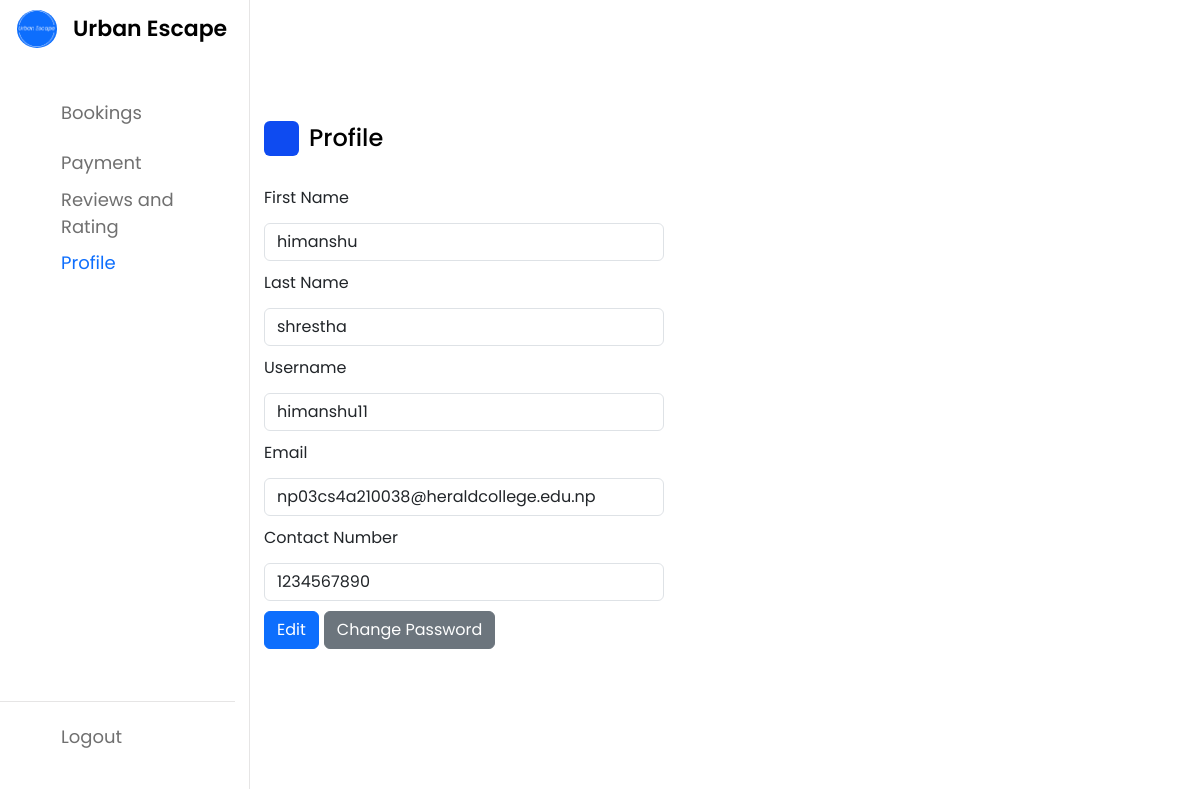
The app's page /profile/ (signed in), older data.
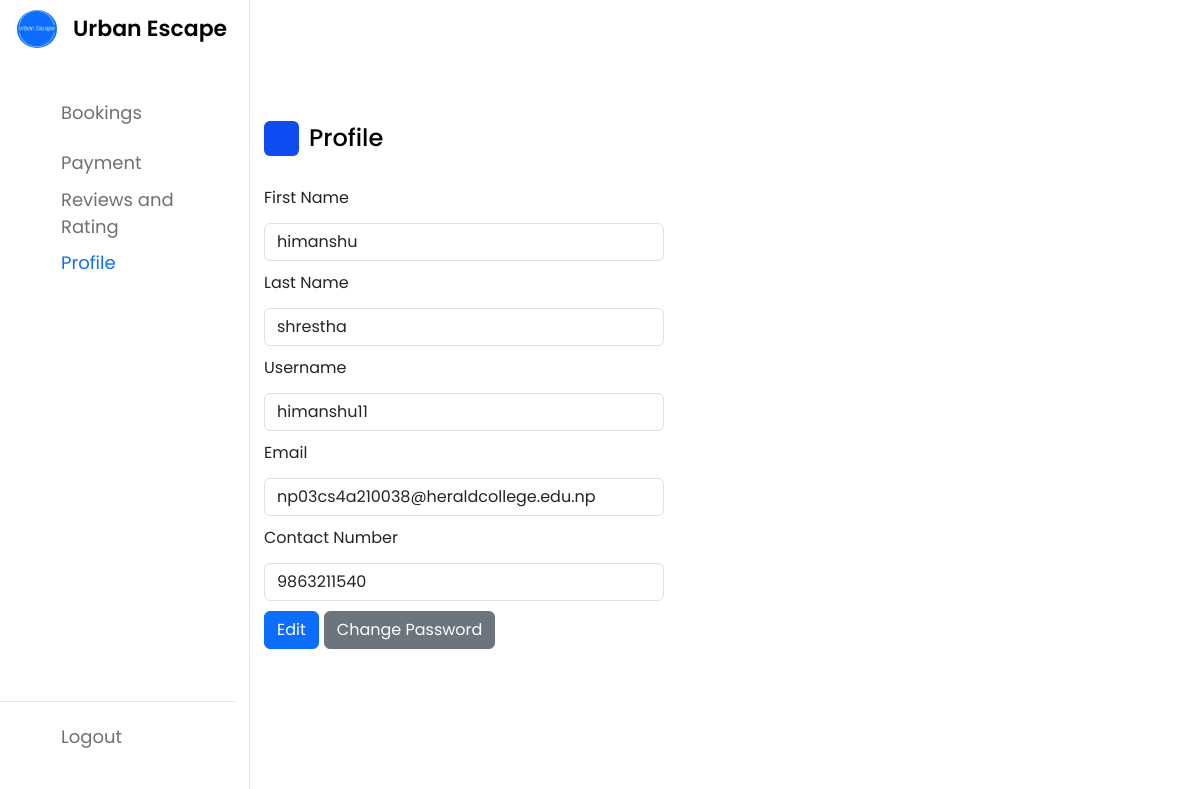
The same page, newer data.
### authentication/models.py (models this page shows, shortened)
class CustomUser(AbstractUser):
    contact_number = models.CharField(max_length=10)
    is_staff = models.BooleanField(default=False)
    email_token = models.CharField(max_length=200, blank=True, null=True)
    is_verified = models.BooleanField(default=False)
    password_reset_token = models.CharField(max_length=200, blank=True, null=True)

### dashboard/views.py (the view, shortened to what this page needs)
# urls.py: path('profile/', views.Profile, name='profile'),
@login_required
def Profile(request):
    user_profile = CustomUser.objects.get(username=request.user.username)
    return render(request, 'dashboard/profile.html', {'user_profile': user_profile})

### dashboard/templates/dashboard/profile.html (shortened to what the changed rows need)
{% load static %}
<!DOCTYPE html>
<html lang="en">
<head>
    <link href="https://cdn.jsdelivr.net/npm/bootstrap@5.3.3/dist/css/bootstrap.min.css" rel="stylesheet"
 />
    <link rel="stylesheet" href="{% static 'dashboard/styles/dashboard.css' %}">
    <link rel="stylesheet" href="{% static 'dashboard/styles/profile.css' %}">
    <link rel="stylesheet" href="https://unicons.iconscout.com/release/v4.0.0/css/line.css">
</head>
<body>
    <section class="dashboard">
        <div class="dash-content">
            <div class="edit-profile">
                <form id="" method="post" class="form">
                    <div class="form-group">
                        <label for="fname" class="form-label">First Name</label>
                        <input type="text" id="fname" class="form-control" value="{{ user_profile.first_name }}"
                            readonly>
                    </div>
                    <div class="form-group">
                        <label for="lname" class="form-label">Last Name</label>
                        <input type="text" id="lname" class="form-control" value="{{ user_profile.last_name }}"
                            readonly>
                    </div>
                    <div class="form-group">
                        <label for="username" class="form-label">Username</label>
                        <input type="text" id="username" class="form-control" value="{{ user_profile.username }}"
                            readonly>
                    </div>
                    <div class="form-group">
                        <label for="email" class="form-label">Email</label>
                        <input type="email" id="email" class="form-control" value="{{ user_profile.email }}" readonly>
                    </div>
                    <div class="form-group">
                        <label for="contact" class="form-label">Contact Number</label>
                        <input type="tel" id="contact" class="form-control" value="{{ user_profile.contact_number }}"
                            readonly>
                    </div>
                </form>
            </div>
        </div>
    </section>
</body>
</html>

Row changes from the older to the newer data that the page shows:
changed CustomUser "himanshu": contact_number "1234567890" → "9863211540"
